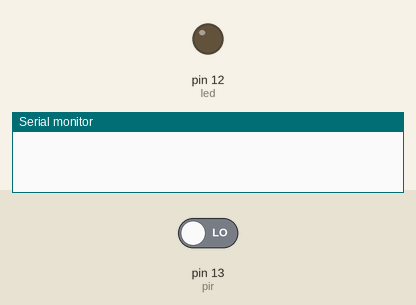
Bench run of a sketch on a simulated Arduino Uno, built with avr-gcc and run on an emulated ATmega328P. Parts: output pins drawn as LEDs (lit = HIGH), the last lines printed to the serial monitor. The inputs (shaded band) are chosen by the test bench; at power-on: pin 13 (pir) LOW.

Above: at 1.2 s.
1.3 s: pin 13 (pir) driven HIGH
At 1.7 s:
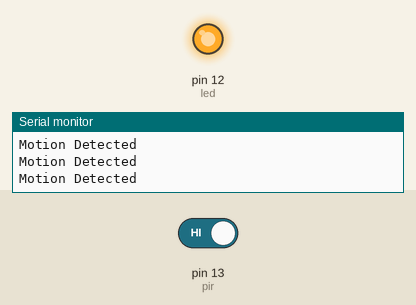
2.8 s: pin 13 (pir) driven LOW
At 4.2 s:
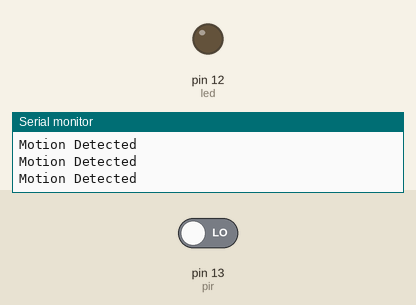
Timing chart, 0 to 5.8 s (numbered marks = the images above; inputs shaded):
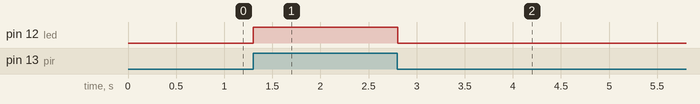

The sketch:

pir_sensor_with_arduino1.ino
```cpp
// C++ code
//Author: Saleh Sadid Mir
// CSE, KUET

/*PIR sensor with Arduino*/
#define pir 13
bool pir_val = 0;
#define led 12


void setup()
{
  Serial.begin(9600);
  pinMode(led, OUTPUT);
  pinMode(pir, INPUT);

}

void loop()
{
  pir_val= digitalRead(pir);
  if(pir_val== HIGH){
    Serial.println("Motion Detected");
    digitalWrite(led, HIGH);
  }
  else{
        digitalWrite(led, LOW);
  }

}
```

Measured:
- after the input at 1.3 s, pin 12 (led): LOW → HIGH at once
- after the input at 2.8 s, pin 12 (led): HIGH → LOW at once
